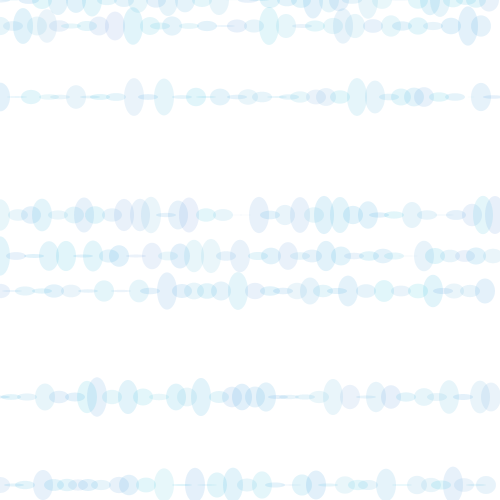
Frame 1 (no input)
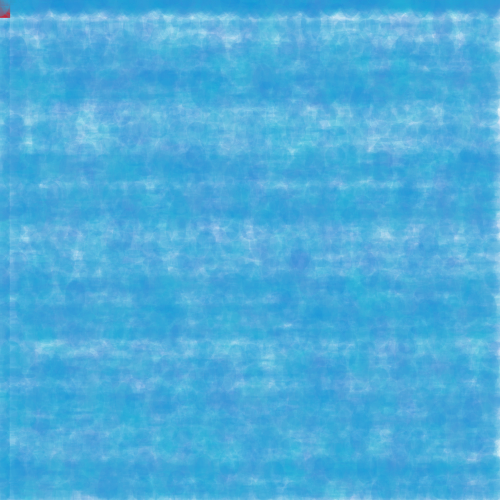
Frame 60 (the mouse pressed at the canvas centre just before this capture)
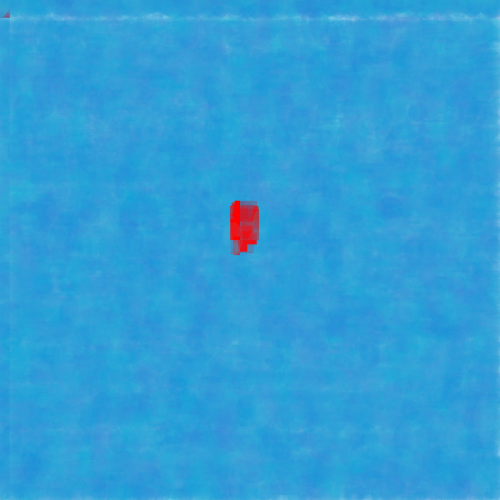
Frame 120 (the mouse held since frame 60 and released just before this capture)

The Processing sketch that drew these frames (run headless with seeded random() and noise(); from frame 60 on, the mouse is pressed at the canvas centre):

// Processing sketch: processing_40384
// ── processing_40384.pde

//Luis Ortiz




int blocksize;


void setup() {
  size(500, 500);
  blocksize = 20;
  noStroke();
  background(255);
}




void draw() {
  for (int y=0; y<height; y+=blocksize+random(1,100)) {
    for (int x=0; x<width; x+=blocksize-random(1,10)) {
      fill(random(0, 83), random(128, 186), random(210, 216), 30);
      ellipse(x, y, blocksize, blocksize-random(1, 60));
     }
  }



  int specialX = mouseX - (mouseX % blocksize);
  int specialY = mouseY - (mouseY % blocksize);
  fill(255, 0, 0);
  rect(specialX, specialY, blocksize-random(1, 30), blocksize-random(1, 60));
}
